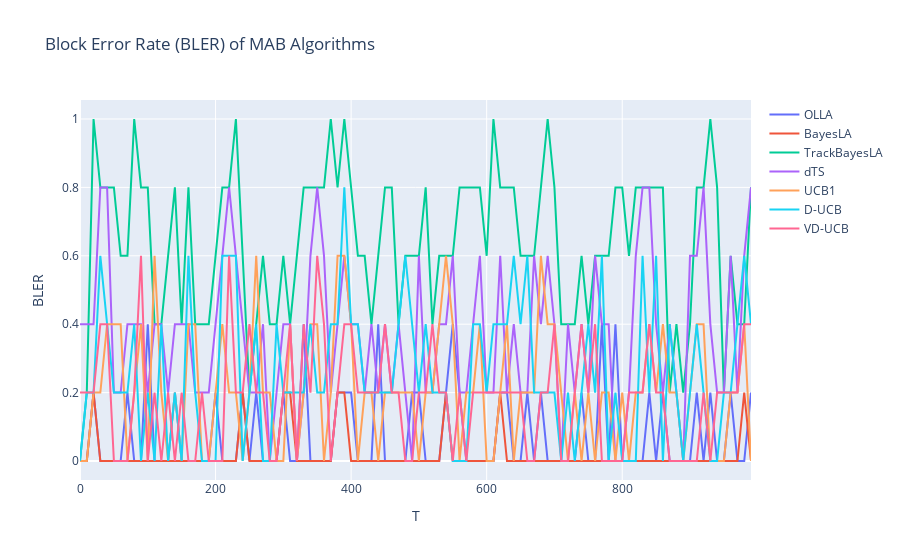

Notebook code for this chart:
### Code cell
# Plotly graph (optional)
fig = go.Figure()
for agent in agents:
    fig.add_trace(go.Scatter(x=x, y=1.0 - np.mean(np.array(results[agent]["ack"])[:, ::interval], axis=0), name=agent))

fig.update_layout(title_text="Block Error Rate (BLER) of MAB Algorithms")
fig.update_xaxes(title_text="T")
fig.update_yaxes(title_text="BLER")
fig.show()
